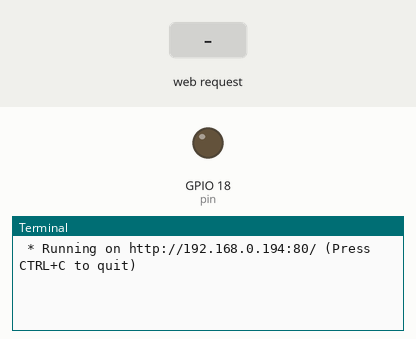
A program run on a simulated Raspberry Pi (BCM pin numbers). On the bench: output pins drawn as LEDs (lit = HIGH), the last lines printed to the terminal. Inputs (shaded band) come from the test bench. The clock reads 2024-03-15 10:24:30 at power-on unless the program sets it.

Above: at 1.2 s.
1.3 s: HTTP request for / received
At 2.0 s:
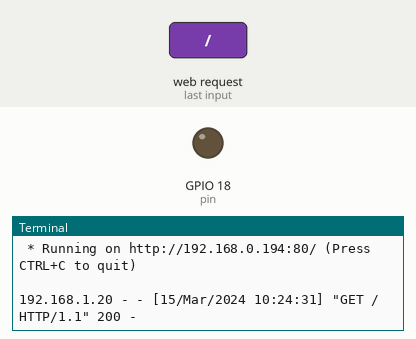
2.8 s: HTTP request for /testbutton received
At 3.1 s:
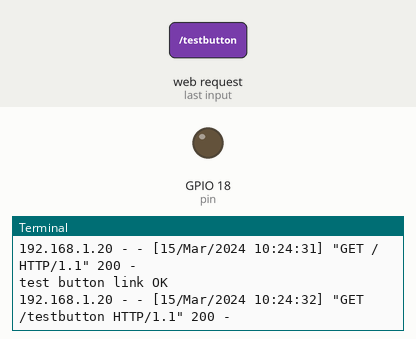
4.3 s: HTTP request for /0 received
At 5.5 s:
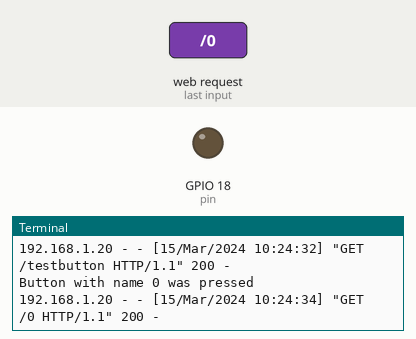

The program:

book_web_test.py
```python
from bottle import route, run, template, request
import time
import RPi.GPIO as GPIO

# Change these for your setup.
IP_ADDRESS = "192.168.0.194" # of your Pi

pin = 18
GPIO.setmode(GPIO.BCM) # unclear?
GPIO.setup(pin, GPIO.OUT) # sets pin as out
pwm = GPIO.PWM(pin, 500) # sets intial pwm freq (later set %'s)
pwm.start(0) # starts the light?

# Handler for the home page
@route('/')
def index():
	cmd = request.GET.get('command', '')
	if cmd == 'on':
		print("Button: light on")
		pwm.ChangeDutyCycle(100)
	elif cmd == 'off':
		print("Button: light off")
		pwm.ChangeDutyCycle(0)
	elif cmd[0:6] == "slider":
		val = cmd[6:]
		print("Slider value is:", val)
	else:
		print(cmd)

	return template('home_switch.tpl')


@route('/testbutton')
def tb():
	print("test button link OK")
	return template('home_switch.tpl')

@route('/<name>')
def testLink(name):
	print("Button with name", name, "was pressed")
	return template('home_switch.tpl')

@route('/slider/<val>')
def sliderTest(val):
	print("Linked Slider has value:", val)
	return template('home_switch.tpl')

@route('/testPost', method="GET")
def testPost():
	name_of_slider = request.forms.get("name")
	print(name_of_slider)
	return template('home_switch.tpl')


# Start the webserver running on port 80
try:
    run(host=IP_ADDRESS, port=80)
finally:
	print("\n\n" + 40*"-")
	print("Cleaning up GPIO")
	GPIO.cleanup()
	print("Shutting down")
```

Measured:
- after the input at 1.3 s, the terminal: prints a new line at once (image 1)
- after the input at 2.8 s, the terminal: prints a new line at once (image 2)
- after the input at 4.3 s, the terminal: prints a new line at once (image 3)
